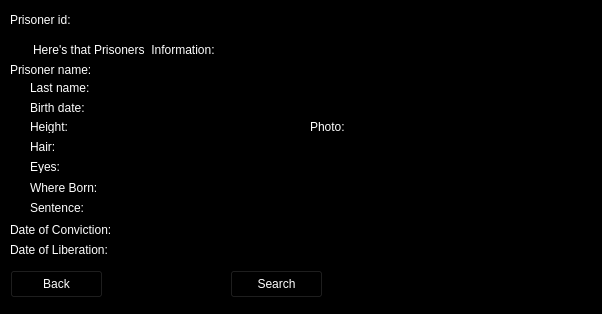
<?xml version="1.0" encoding="UTF-8"?>
<ui version="4.0">
 <class>Form</class>
 <widget class="QWidget" name="Form">
  <property name="geometry">
   <rect>
    <x>0</x>
    <y>0</y>
    <width>602</width>
    <height>314</height>
   </rect>
  </property>
  <property name="windowTitle">
   <string>Form</string>
  </property>
  <property name="styleSheet">
   <string notr="true">background-color: rgb(0, 0, 0);
color: rgb(255, 255, 255);</string>
  </property>
  <widget class="QLabel" name="label">
   <property name="geometry">
    <rect>
     <x>10</x>
     <y>10</y>
     <width>71</width>
     <height>20</height>
    </rect>
   </property>
   <property name="text">
    <string>Prisoner id:</string>
   </property>
  </widget>
  <widget class="QLabel" name="label_6">
   <property name="geometry">
    <rect>
     <x>30</x>
     <y>140</y>
     <width>47</width>
     <height>13</height>
    </rect>
   </property>
   <property name="text">
    <string>Hair:</string>
   </property>
  </widget>
  <widget class="QLabel" name="label_7">
   <property name="geometry">
    <rect>
     <x>310</x>
     <y>120</y>
     <width>47</width>
     <height>13</height>
    </rect>
   </property>
   <property name="text">
    <string>Photo:</string>
   </property>
  </widget>
  <widget class="QLabel" name="label_2">
   <property name="geometry">
    <rect>
     <x>10</x>
     <y>60</y>
     <width>91</width>
     <height>20</height>
    </rect>
   </property>
   <property name="text">
    <string>Prisoner name:</string>
   </property>
  </widget>
  <widget class="QLabel" name="label_3">
   <property name="geometry">
    <rect>
     <x>30</x>
     <y>80</y>
     <width>61</width>
     <height>16</height>
    </rect>
   </property>
   <property name="text">
    <string>Last name:</string>
   </property>
  </widget>
  <widget class="QLineEdit" name="prisonerID_lineEdit">
   <property name="geometry">
    <rect>
     <x>80</x>
     <y>10</y>
     <width>191</width>
     <height>20</height>
    </rect>
   </property>
  </widget>
  <widget class="QLabel" name="label_10">
   <property name="geometry">
    <rect>
     <x>30</x>
     <y>200</y>
     <width>81</width>
     <height>16</height>
    </rect>
   </property>
   <property name="text">
    <string>Sentence:</string>
   </property>
  </widget>
  <widget class="QLabel" name="label_5">
   <property name="geometry">
    <rect>
     <x>30</x>
     <y>120</y>
     <width>47</width>
     <height>13</height>
    </rect>
   </property>
   <property name="text">
    <string>Height:</string>
   </property>
  </widget>
  <widget class="QLabel" name="label_11">
   <property name="geometry">
    <rect>
     <x>10</x>
     <y>220</y>
     <width>121</width>
     <height>20</height>
    </rect>
   </property>
   <property name="text">
    <string>Date of Conviction:</string>
   </property>
  </widget>
  <widget class="QLabel" name="label_12">
   <property name="geometry">
    <rect>
     <x>10</x>
     <y>240</y>
     <width>111</width>
     <height>20</height>
    </rect>
   </property>
   <property name="text">
    <string>Date of Liberation:</string>
   </property>
  </widget>
  <widget class="QLabel" name="label_4">
   <property name="geometry">
    <rect>
     <x>30</x>
     <y>100</y>
     <width>61</width>
     <height>16</height>
    </rect>
   </property>
   <property name="text">
    <string>Birth date:</string>
   </property>
  </widget>
  <widget class="QLabel" name="label_9">
   <property name="geometry">
    <rect>
     <x>30</x>
     <y>180</y>
     <width>91</width>
     <height>16</height>
    </rect>
   </property>
   <property name="text">
    <string>Where Born:</string>
   </property>
  </widget>
  <widget class="QLabel" name="label_8">
   <property name="geometry">
    <rect>
     <x>30</x>
     <y>160</y>
     <width>47</width>
     <height>13</height>
    </rect>
   </property>
   <property name="text">
    <string>Eyes:</string>
   </property>
  </widget>
  <widget class="QLabel" name="label_13">
   <property name="geometry">
    <rect>
     <x>20</x>
     <y>40</y>
     <width>211</width>
     <height>20</height>
    </rect>
   </property>
   <property name="text">
    <string>Here's that Prisoners  Information: </string>
   </property>
   <property name="alignment">
    <set>Qt::AlignCenter</set>
   </property>
  </widget>
  <widget class="QLabel" name="searchName">
   <property name="geometry">
    <rect>
     <x>140</x>
     <y>60</y>
     <width>111</width>
     <height>16</height>
    </rect>
   </property>
   <property name="text">
    <string/>
   </property>
  </widget>
  <widget class="QLabel" name="searchLastName">
   <property name="geometry">
    <rect>
     <x>140</x>
     <y>80</y>
     <width>111</width>
     <height>16</height>
    </rect>
   </property>
   <property name="text">
    <string/>
   </property>
  </widget>
  <widget class="QLabel" name="searchBirthdate">
   <property name="geometry">
    <rect>
     <x>140</x>
     <y>100</y>
     <width>111</width>
     <height>16</height>
    </rect>
   </property>
   <property name="text">
    <string/>
   </property>
  </widget>
  <widget class="QLabel" name="searchFeet">
   <property name="geometry">
    <rect>
     <x>140</x>
     <y>120</y>
     <width>61</width>
     <height>16</height>
    </rect>
   </property>
   <property name="text">
    <string/>
   </property>
  </widget>
  <widget class="QLabel" name="searchInches">
   <property name="geometry">
    <rect>
     <x>200</x>
     <y>120</y>
     <width>51</width>
     <height>16</height>
    </rect>
   </property>
   <property name="text">
    <string/>
   </property>
  </widget>
  <widget class="QLabel" name="searchHair">
   <property name="geometry">
    <rect>
     <x>140</x>
     <y>140</y>
     <width>111</width>
     <height>16</height>
    </rect>
   </property>
   <property name="text">
    <string/>
   </property>
  </widget>
  <widget class="QLabel" name="searchEyes">
   <property name="geometry">
    <rect>
     <x>140</x>
     <y>160</y>
     <width>111</width>
     <height>16</height>
    </rect>
   </property>
   <property name="text">
    <string/>
   </property>
  </widget>
  <widget class="QLabel" name="searchBirthPlace">
   <property name="geometry">
    <rect>
     <x>140</x>
     <y>180</y>
     <width>111</width>
     <height>16</height>
    </rect>
   </property>
   <property name="text">
    <string/>
   </property>
  </widget>
  <widget class="QLabel" name="searchSentence">
   <property name="geometry">
    <rect>
     <x>140</x>
     <y>200</y>
     <width>111</width>
     <height>16</height>
    </rect>
   </property>
   <property name="text">
    <string/>
   </property>
  </widget>
  <widget class="QLabel" name="searchConviction">
   <property name="geometry">
    <rect>
     <x>140</x>
     <y>220</y>
     <width>111</width>
     <height>16</height>
    </rect>
   </property>
   <property name="text">
    <string/>
   </property>
  </widget>
  <widget class="QLabel" name="searchLiberation">
   <property name="geometry">
    <rect>
     <x>140</x>
     <y>240</y>
     <width>111</width>
     <height>16</height>
    </rect>
   </property>
   <property name="text">
    <string/>
   </property>
  </widget>
  <widget class="QPushButton" name="pushButton">
   <property name="geometry">
    <rect>
     <x>10</x>
     <y>270</y>
     <width>93</width>
     <height>28</height>
    </rect>
   </property>
   <property name="text">
    <string>Back</string>
   </property>
  </widget>
  <widget class="QPushButton" name="pushButton_2">
   <property name="geometry">
    <rect>
     <x>230</x>
     <y>270</y>
     <width>93</width>
     <height>28</height>
    </rect>
   </property>
   <property name="text">
    <string>Search</string>
   </property>
  </widget>
  <widget class="QLabel" name="image_label">
   <property name="geometry">
    <rect>
     <x>370</x>
     <y>20</y>
     <width>201</width>
     <height>201</height>
    </rect>
   </property>
   <property name="cursor">
    <cursorShape>PointingHandCursor</cursorShape>
   </property>
   <property name="text">
    <string/>
   </property>
   <property name="pixmap">
    <pixmap>../../../Downloads/no-image.png</pixmap>
   </property>
   <property name="scaledContents">
    <bool>true</bool>
   </property>
  </widget>
 </widget>
 <resources/>
 <connections>
  <connection>
   <sender>pushButton</sender>
   <signal>clicked()</signal>
   <receiver>Form</receiver>
   <slot>hide()</slot>
   <hints>
    <hint type="sourcelabel">
     <x>95</x>
     <y>282</y>
    </hint>
    <hint type="destinationlabel">
     <x>141</x>
     <y>312</y>
    </hint>
   </hints>
  </connection>
  <connection>
   <sender>pushButton_2</sender>
   <signal>clicked()</signal>
   <receiver>Form</receiver>
   <slot>fill_the_fields()</slot>
   <hints>
    <hint type="sourcelabel">
     <x>246</x>
     <y>288</y>
    </hint>
    <hint type="destinationlabel">
     <x>294</x>
     <y>312</y>
    </hint>
   </hints>
  </connection>
 </connections>
 <slots>
  <slot>fill_the_fields()</slot>
 </slots>
</ui>
